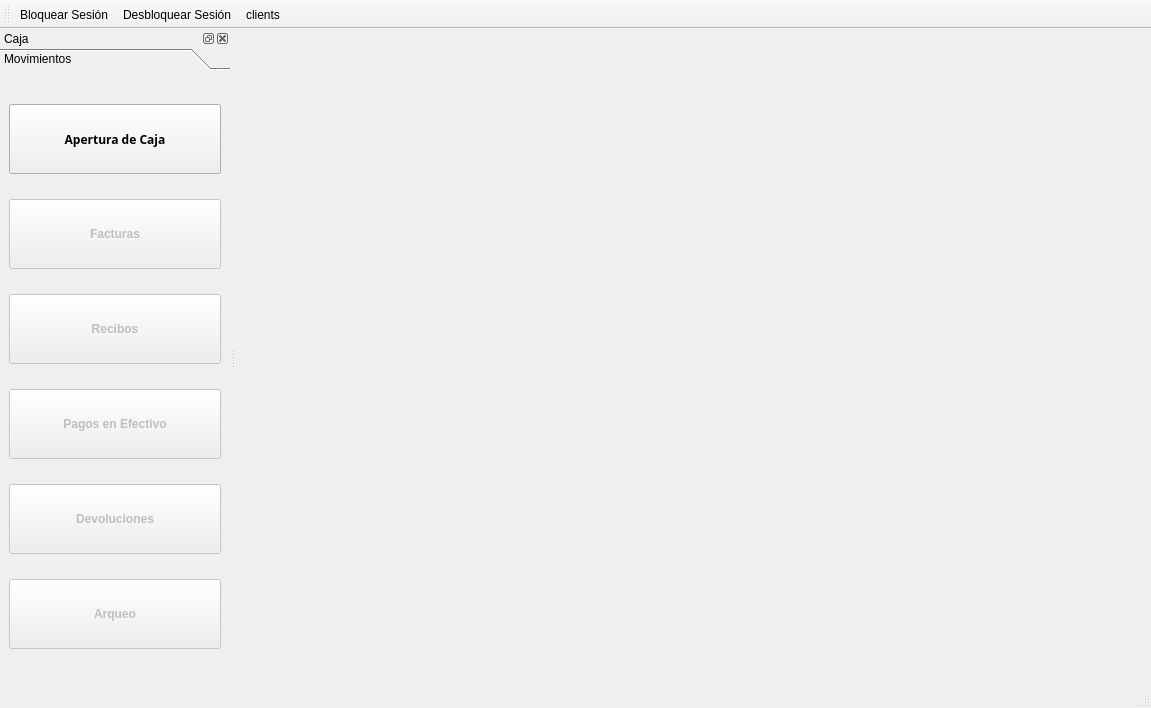
<?xml version="1.0" encoding="UTF-8"?>
<ui version="4.0">
 <class>MainWindow</class>
 <widget class="QMainWindow" name="MainWindow">
  <property name="windowModality">
   <enum>Qt::ApplicationModal</enum>
  </property>
  <property name="geometry">
   <rect>
    <x>0</x>
    <y>0</y>
    <width>1151</width>
    <height>708</height>
   </rect>
  </property>
  <property name="windowTitle">
   <string>Llantera Esquipulas Caja</string>
  </property>
  <property name="windowIcon">
   <iconset resource="res.qrc">
    <normaloff>:/icons/res/logo.png</normaloff>:/icons/res/logo.png</iconset>
  </property>
  <widget class="QWidget" name="centralwidget">
   <layout class="QHBoxLayout" name="horizontalLayout">
    <item>
     <widget class="QMdiArea" name="mdiArea">
      <property name="sizePolicy">
       <sizepolicy hsizetype="Minimum" vsizetype="Expanding">
        <horstretch>0</horstretch>
        <verstretch>0</verstretch>
       </sizepolicy>
      </property>
      <property name="background">
       <brush brushstyle="NoBrush">
        <color alpha="255">
         <red>125</red>
         <green>124</green>
         <blue>123</blue>
        </color>
       </brush>
      </property>
      <property name="viewMode">
       <enum>QMdiArea::TabbedView</enum>
      </property>
      <property name="tabShape">
       <enum>QTabWidget::Rounded</enum>
      </property>
      <property name="tabPosition">
       <enum>QTabWidget::North</enum>
      </property>
     </widget>
    </item>
   </layout>
  </widget>
  <widget class="QStatusBar" name="statusbar"/>
  <widget class="QDockWidget" name="dockWidget">
   <property name="minimumSize">
    <size>
     <width>230</width>
     <height>181</height>
    </size>
   </property>
   <property name="features">
    <set>QDockWidget::AllDockWidgetFeatures</set>
   </property>
   <property name="allowedAreas">
    <set>Qt::LeftDockWidgetArea|Qt::RightDockWidgetArea</set>
   </property>
   <property name="windowTitle">
    <string>Caja</string>
   </property>
   <attribute name="dockWidgetArea">
    <number>1</number>
   </attribute>
   <widget class="QWidget" name="dockWidgetContents_2">
    <layout class="QVBoxLayout" name="verticalLayout">
     <property name="leftMargin">
      <number>0</number>
     </property>
     <property name="topMargin">
      <number>0</number>
     </property>
     <property name="rightMargin">
      <number>0</number>
     </property>
     <item>
      <widget class="QToolBox" name="toolBox">
       <property name="enabled">
        <bool>true</bool>
       </property>
       <property name="currentIndex">
        <number>0</number>
       </property>
       <widget class="QWidget" name="page_2">
        <property name="enabled">
         <bool>true</bool>
        </property>
        <property name="geometry">
         <rect>
          <x>0</x>
          <y>0</y>
          <width>214</width>
          <height>588</height>
         </rect>
        </property>
        <attribute name="label">
         <string>Movimientos</string>
        </attribute>
        <layout class="QGridLayout" name="gridLayout_2">
         <item row="0" column="0">
          <widget class="QPushButton" name="btnApertura">
           <property name="enabled">
            <bool>true</bool>
           </property>
           <property name="minimumSize">
            <size>
             <width>0</width>
             <height>70</height>
            </size>
           </property>
           <property name="font">
            <font>
             <family>Sans Serif</family>
             <pointsize>9</pointsize>
             <weight>75</weight>
             <bold>true</bold>
            </font>
           </property>
           <property name="autoFillBackground">
            <bool>false</bool>
           </property>
           <property name="text">
            <string>Apertura de Caja</string>
           </property>
           <property name="iconSize">
            <size>
             <width>64</width>
             <height>64</height>
            </size>
           </property>
           <property name="flat">
            <bool>false</bool>
           </property>
          </widget>
         </item>
         <item row="1" column="0">
          <widget class="QPushButton" name="btnfactura">
           <property name="enabled">
            <bool>false</bool>
           </property>
           <property name="sizePolicy">
            <sizepolicy hsizetype="MinimumExpanding" vsizetype="Fixed">
             <horstretch>0</horstretch>
             <verstretch>0</verstretch>
            </sizepolicy>
           </property>
           <property name="minimumSize">
            <size>
             <width>0</width>
             <height>70</height>
            </size>
           </property>
           <property name="font">
            <font>
             <weight>75</weight>
             <bold>true</bold>
            </font>
           </property>
           <property name="text">
            <string>Facturas</string>
           </property>
           <property name="icon">
            <iconset resource="res.qrc">
             <normaloff>:/images/res/simbolo-dolar-300x245.jpg</normaloff>:/images/res/simbolo-dolar-300x245.jpg</iconset>
           </property>
           <property name="iconSize">
            <size>
             <width>64</width>
             <height>64</height>
            </size>
           </property>
           <property name="flat">
            <bool>false</bool>
           </property>
          </widget>
         </item>
         <item row="2" column="0">
          <widget class="QPushButton" name="btnrecibo">
           <property name="enabled">
            <bool>false</bool>
           </property>
           <property name="sizePolicy">
            <sizepolicy hsizetype="MinimumExpanding" vsizetype="Fixed">
             <horstretch>0</horstretch>
             <verstretch>0</verstretch>
            </sizepolicy>
           </property>
           <property name="minimumSize">
            <size>
             <width>0</width>
             <height>70</height>
            </size>
           </property>
           <property name="font">
            <font>
             <weight>75</weight>
             <bold>true</bold>
            </font>
           </property>
           <property name="text">
            <string>Recibos</string>
           </property>
           <property name="iconSize">
            <size>
             <width>32</width>
             <height>32</height>
            </size>
           </property>
           <property name="flat">
            <bool>false</bool>
           </property>
          </widget>
         </item>
         <item row="3" column="0">
          <widget class="QPushButton" name="btnpago">
           <property name="enabled">
            <bool>false</bool>
           </property>
           <property name="sizePolicy">
            <sizepolicy hsizetype="MinimumExpanding" vsizetype="Fixed">
             <horstretch>0</horstretch>
             <verstretch>0</verstretch>
            </sizepolicy>
           </property>
           <property name="minimumSize">
            <size>
             <width>0</width>
             <height>70</height>
            </size>
           </property>
           <property name="font">
            <font>
             <weight>75</weight>
             <bold>true</bold>
            </font>
           </property>
           <property name="text">
            <string>Pagos en Efectivo</string>
           </property>
           <property name="icon">
            <iconset resource="res.qrc">
             <normaloff>:/icons/res/view-bank-account.png</normaloff>:/icons/res/view-bank-account.png</iconset>
           </property>
           <property name="iconSize">
            <size>
             <width>32</width>
             <height>32</height>
            </size>
           </property>
           <property name="flat">
            <bool>false</bool>
           </property>
          </widget>
         </item>
         <item row="4" column="0">
          <widget class="QPushButton" name="btnDevolutions">
           <property name="enabled">
            <bool>false</bool>
           </property>
           <property name="sizePolicy">
            <sizepolicy hsizetype="MinimumExpanding" vsizetype="Fixed">
             <horstretch>0</horstretch>
             <verstretch>0</verstretch>
            </sizepolicy>
           </property>
           <property name="minimumSize">
            <size>
             <width>0</width>
             <height>70</height>
            </size>
           </property>
           <property name="font">
            <font>
             <weight>75</weight>
             <bold>true</bold>
            </font>
           </property>
           <property name="text">
            <string>Devoluciones</string>
           </property>
           <property name="iconSize">
            <size>
             <width>32</width>
             <height>32</height>
            </size>
           </property>
           <property name="flat">
            <bool>false</bool>
           </property>
          </widget>
         </item>
         <item row="5" column="0">
          <widget class="QPushButton" name="btnArqueo">
           <property name="enabled">
            <bool>false</bool>
           </property>
           <property name="sizePolicy">
            <sizepolicy hsizetype="MinimumExpanding" vsizetype="Fixed">
             <horstretch>0</horstretch>
             <verstretch>0</verstretch>
            </sizepolicy>
           </property>
           <property name="minimumSize">
            <size>
             <width>0</width>
             <height>70</height>
            </size>
           </property>
           <property name="font">
            <font>
             <weight>75</weight>
             <bold>true</bold>
            </font>
           </property>
           <property name="text">
            <string>Arqueo</string>
           </property>
           <property name="icon">
            <iconset resource="res.qrc">
             <normaloff>:/images/res/simbolo-dolar-300x245.jpg</normaloff>:/images/res/simbolo-dolar-300x245.jpg</iconset>
           </property>
           <property name="iconSize">
            <size>
             <width>64</width>
             <height>64</height>
            </size>
           </property>
           <property name="flat">
            <bool>false</bool>
           </property>
          </widget>
         </item>
        </layout>
       </widget>
      </widget>
     </item>
    </layout>
   </widget>
  </widget>
  <widget class="QToolBar" name="toolBar">
   <property name="windowTitle">
    <string>toolBar</string>
   </property>
   <attribute name="toolBarArea">
    <enum>TopToolBarArea</enum>
   </attribute>
   <attribute name="toolBarBreak">
    <bool>false</bool>
   </attribute>
   <addaction name="actionLockSession"/>
   <addaction name="actionUnlockSession"/>
   <addaction name="actionClients"/>
  </widget>
  <action name="actionLockSession">
   <property name="icon">
    <iconset resource="res.qrc">
     <normaloff>:/icons/res/object-locked.png</normaloff>:/icons/res/object-locked.png</iconset>
   </property>
   <property name="text">
    <string>Bloquear Sesión</string>
   </property>
  </action>
  <action name="actionUnlockSession">
   <property name="icon">
    <iconset resource="res.qrc">
     <normaloff>:/icons/res/object-unlocked.png</normaloff>:/icons/res/object-unlocked.png</iconset>
   </property>
   <property name="text">
    <string>Desbloquear Sesión</string>
   </property>
   <property name="visible">
    <bool>false</bool>
   </property>
  </action>
  <action name="actionClients">
   <property name="icon">
    <iconset resource="res.qrc">
     <normaloff>:/images/res/preferences-desktop-personal.png</normaloff>:/images/res/preferences-desktop-personal.png</iconset>
   </property>
   <property name="text">
    <string>clients</string>
   </property>
   <property name="toolTip">
    <string>Crear un Nuevo Cliente</string>
   </property>
  </action>
 </widget>
 <resources>
  <include location="res.qrc"/>
 </resources>
 <connections/>
</ui>
